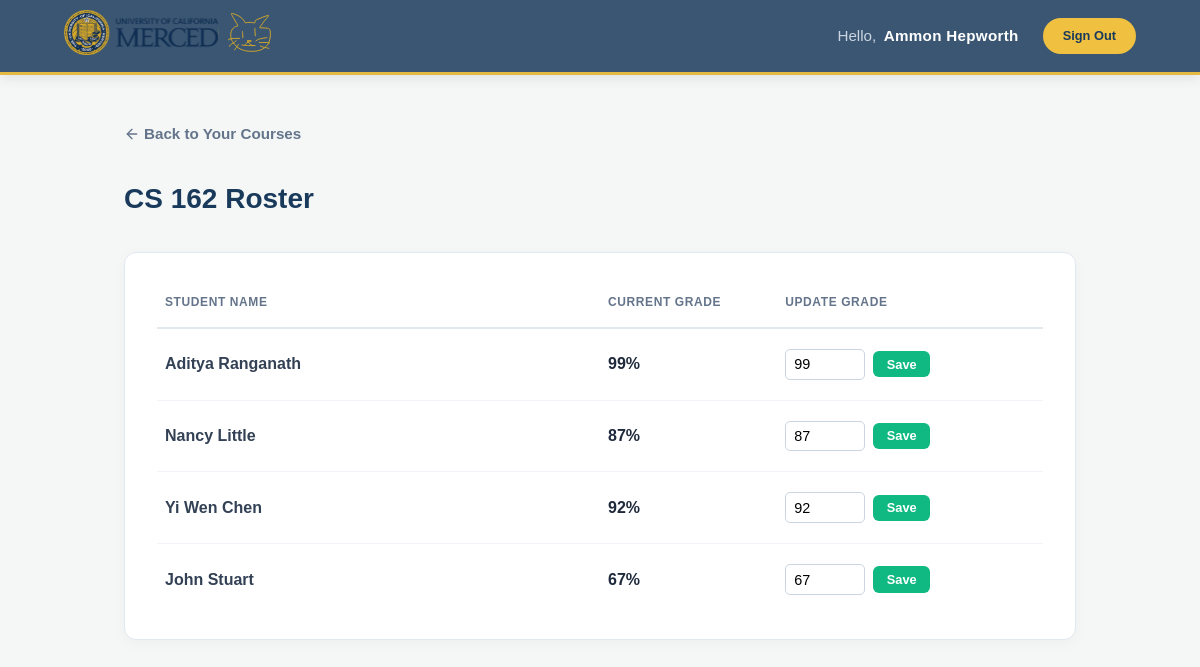
The app's page /teacher/course/4 (signed in), older data.
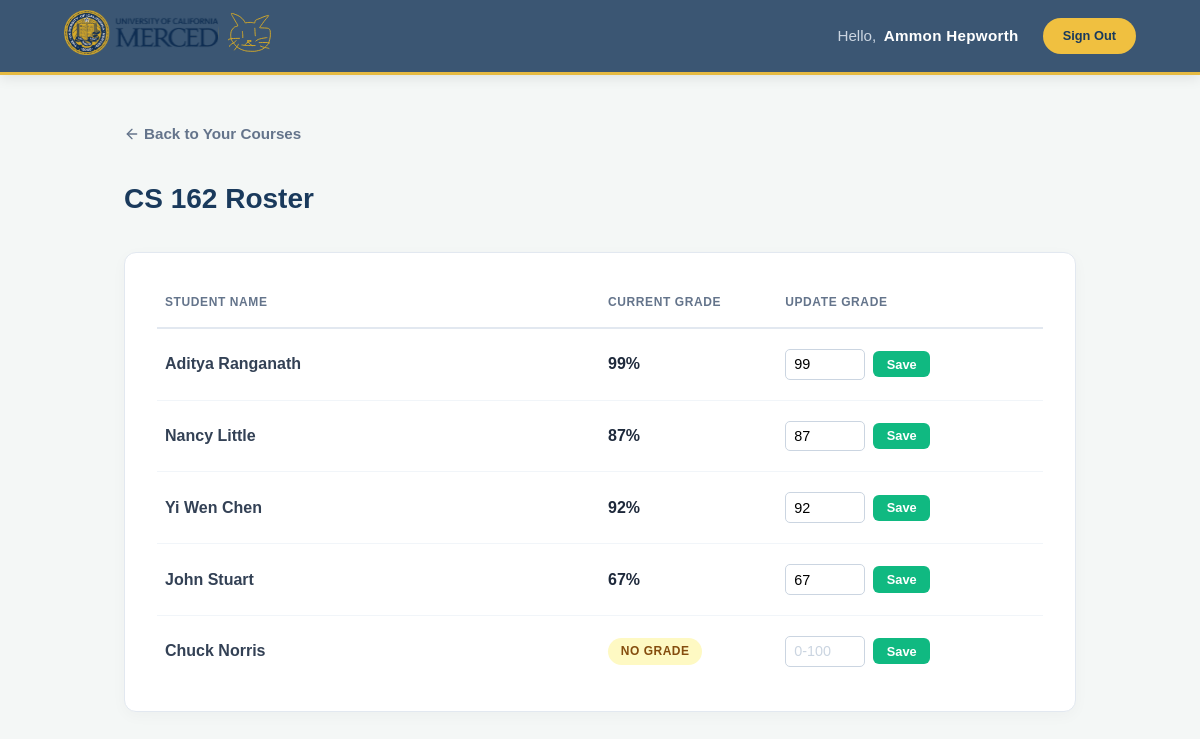
The same page, newer data.
### app.py (models this page shows, shortened)
class Enrollment(db.Model):
    __tablename__ = 'enrollments'
    id = db.Column(db.Integer, primary_key=True)
    student_id = db.Column(db.Integer, db.ForeignKey('users.id'), nullable=False)
    course_id = db.Column(db.Integer, db.ForeignKey('courses.id'), nullable=False)
    grade = db.Column(db.Integer, nullable=True)
    __table_args__ = (db.UniqueConstraint('student_id', 'course_id'),)

class User(db.Model):
    __tablename__ = 'users'
    id = db.Column(db.Integer, primary_key=True)
    username = db.Column(db.String(50), unique=True, nullable=False)
    password_hash = db.Column(db.String(200), nullable=False)
    full_name = db.Column(db.String(100), nullable=False)
    role = db.Column(db.String(20), nullable=False)  # student | teacher | admin
    enrollments = db.relationship('Enrollment', foreign_keys='Enrollment.student_id', backref='student', lazy=True)
    taught_courses = db.relationship('Course', backref='teacher', lazy=True)

### app.py (the view)
@app.route('/teacher/course/<int:course_id>')
def course_roster(course_id):
    if session.get('role') != 'teacher':
        return redirect(url_for('login'))
    course = Course.query.get_or_404(course_id)
    if course.teacher_id != session['user_id']:
        flash('Access denied.', 'error')
        return redirect(url_for('teacher_dashboard'))
    return render_template('roster.html', course=course)

### templates/roster.html (shortened to what this page needs)
{% extends "base.html" %}
{% block content %}
<div class="page-header">
  <a class="back-link" href="{{ url_for('teacher_dashboard') }}">
    <svg width="16" height="16" viewBox="0 0 24 24" fill="none" stroke="currentColor" stroke-width="2" stroke-linecap="round" stroke-linejoin="round" style="vertical-align: text-bottom; margin-right: 4px;">
      <line x1="19" y1="12" x2="5" y2="12"></line>
      <polyline points="12 19 5 12 12 5"></polyline>
    </svg>
    Back to Your Courses
  </a>
  <h1>{{ course.name }} Roster</h1>
</div>
<div class="card">
  <table>
    <colgroup>
      <col style="width: 50%;">
      <col style="width: 20%;">
      <col style="width: 30%;">
    </colgroup>
    <thead>
      <tr>
        <th>Student Name</th>
        <th>Current Grade</th>
        <th>Update Grade</th>
      </tr>
    </thead>
    <tbody>
      {% for enrollment in course.enrollments %}
      <tr>
        <td><strong>{{ enrollment.student.full_name }}</strong></td>
        <td>
          {% if enrollment.grade is not none %}
            <span class="grade-text">{{ enrollment.grade }}%</span>
          {% else %}
            <span class="badge badge-warn">No grade</span>
          {% endif %}
        </td>
        <td>
          <form class="grade-form" method="POST" action="{{ url_for('update_grade', enrollment_id=enrollment.id) }}">
            <input
              type="number"
              name="grade"
              min="0"
              max="100"
              placeholder="0-100"
              value="{{ enrollment.grade if enrollment.grade is not none else '' }}"
              required
            >
            <button class="btn btn-success btn-sm" type="submit">Save</button>
          </form>
        </td>
      </tr>
      {% endfor %}
    </tbody>
  </table>
</div>
{% endblock %}

Row changes from the older to the newer data that the page shows:
added Enrollment: student.full_name "Chuck Norris", shows "NO GRADE"
